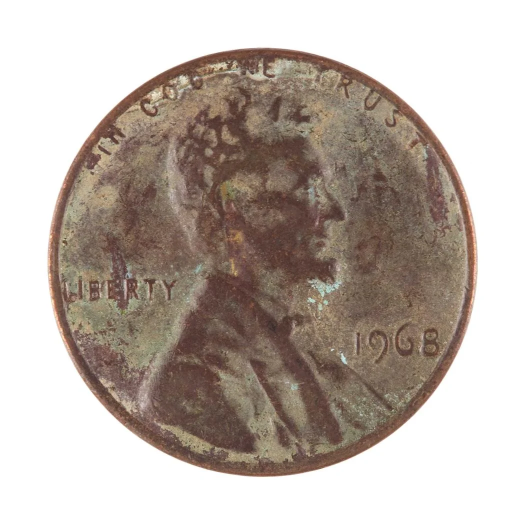
#> input picture films/wall-blacktongue/data/hires/5185.webp, 1050 x 1050 px (shown at 1/2 size)
$ python -i evaluate.py   (imports and definitions only)
#> lines starting #> are read from the running program, lines starting #| are printed output that depends on the picture; after the words box and inside, x2 and y2 are one past the last pixel; in counts of white or black regions, pixels touching at a corner belong together
#> further down, picture is the input picture: PIL image 1050x1050 RGB; mean R, G, B 187.7, 176.5, 168.5
import sys, os, glob, io, numpy as np
from PIL import Image, ImageDraw, ImageFilter, ImageEnhance
sys.path.insert(0, os.path.dirname(__file__))
from feat import candidate_discs, crop64, raw16, chan_norm, finish, ROTS
# [1 line not run here, left out]
# [1 line that did not run here, left out]
# [1 line that did not run here, left out]
# [1 line that did not run here, left out]
# [9 lines not run here, left out]

def variants(im):
    out = {'orig': im}
    b = io.BytesIO(); im.resize((400, 400)).save(b, 'JPEG', quality=25); out['jpeg25_400'] = Image.open(io.BytesIO(b.getvalue())).convert('RGB')
    out['tiny120'] = im.resize((120, 120), Image.BILINEAR)
    sc = Image.new('RGB', (1170, 2532), (18, 18, 20)); d = ImageDraw.Draw(sc)
    d.rectangle((0, 0, 1170, 180), fill=(40, 40, 46)); d.rectangle((60, 1900, 1110, 1990), fill=(90, 60, 200)); d.text((80, 1500), 'CENT #???? 1964', fill=(230, 230, 230))
    sc.paste(im.resize((900, 900)), (100, 400)); out['screenshot_dark'] = sc
#> after `sc.paste(im.resize((900, 900)), (100, 400))`:
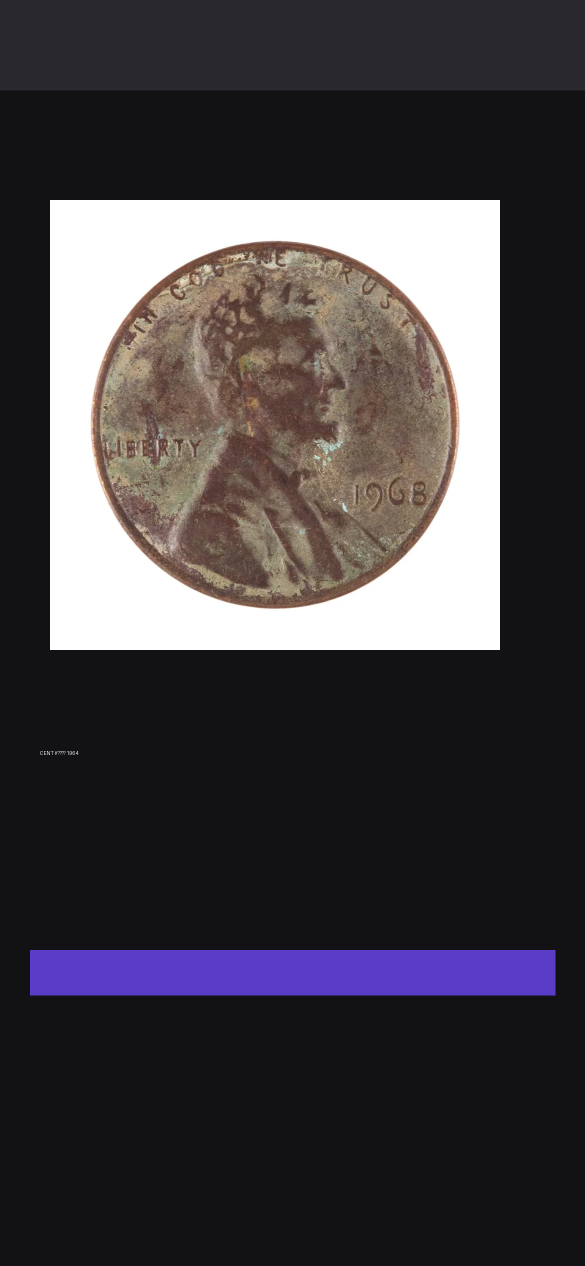
#> sc: PIL image 1170x2532 RGB (shown at 1/2 size); mean R, G, B 68.3, 64.3, 68.3
    sl = Image.new('RGB', (1400, 900), (250, 250, 250)); d = ImageDraw.Draw(sl)
#> after `sl = Image.new('RGB', (1400, 900), (250, 250, 250))`: sl: PIL image 1400x900 RGB; every value is 250
    d.rectangle((0, 0, 1400, 70), fill=(30, 30, 30)); d.rectangle((760, 200, 1340, 260), fill=(220, 220, 225)); d.text((780, 300), 'Lincoln cent 1964', fill=(20, 20, 20))
    sl.paste(im.resize((640, 640)), (60, 150)); out['screenshot_light'] = sl
#> after `sl.paste(im.resize((640, 640)), (60, 150))`:
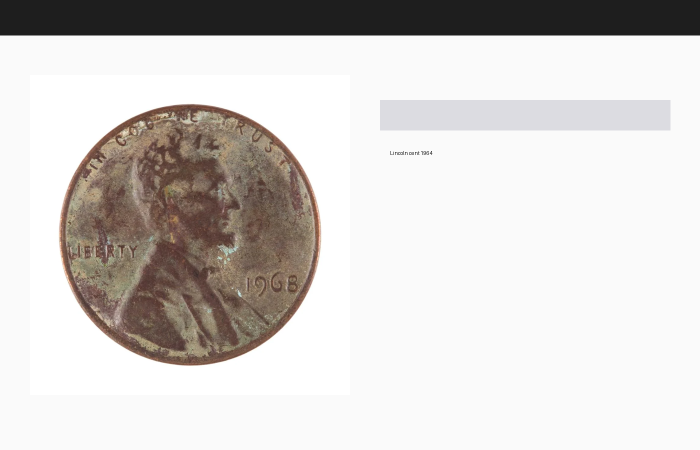
#> sl: PIL image 1400x900 RGB (shown at 1/2 size); mean R, G, B 211.5, 207.9, 205.4
    w, h = im.size; out['tight_crop'] = im.crop((int(w*.16), int(h*.16), int(w*.84), int(h*.84)))
#> after `w, h = im.size`: w = 1050; h = 1050
    out['rot4'] = im.rotate(4, resample=Image.BICUBIC, fillcolor=(255, 255, 255))
    ph = ImageEnhance.Brightness(im).enhance(0.8); ph = ImageEnhance.Color(ph).enhance(1.3)
    r, g, bb = ph.split(); r = r.point(lambda v: min(255, v*1.08)); bb = bb.point(lambda v: v*0.9)
#> after `r, g, bb = ph.split()`:
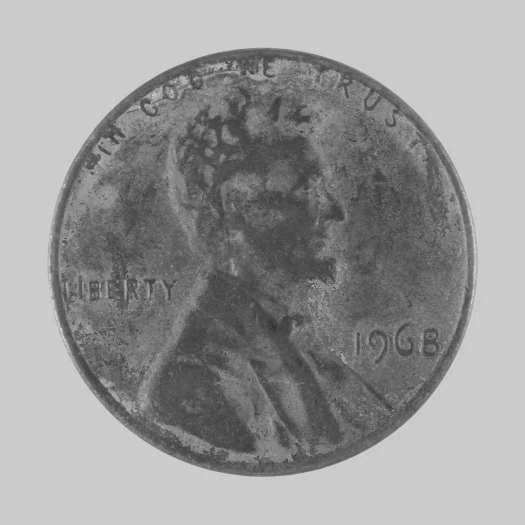
#> r: PIL image 1050x1050 L (shown at 1/2 size); min 40, max 214, mean 151.8
#> after `r, g, bb = ph.split()`:
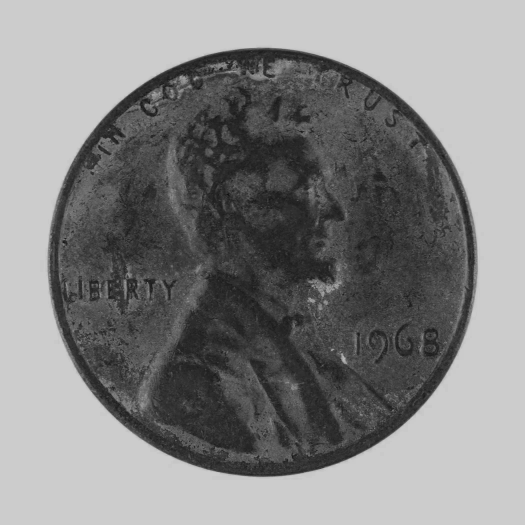
#> bb: PIL image 1050x1050 L (shown at 1/2 size); min 5, max 205, mean 131.8
    ph = Image.merge('RGB', (r, g, bb)).filter(ImageFilter.GaussianBlur(2.5)); out['phone_cast_blur'] = ph
    ph2 = ph.rotate(-3, resample=Image.BICUBIC, fillcolor=(235, 228, 215)); b = io.BytesIO(); ph2.save(b, 'JPEG', quality=40); out['phone_all'] = Image.open(io.BytesIO(b.getvalue())).convert('RGB')
#> after `ph2 = ph.rotate(-3, resample=Image.BICUBIC, fillcolor=(235, 228, 215))`:
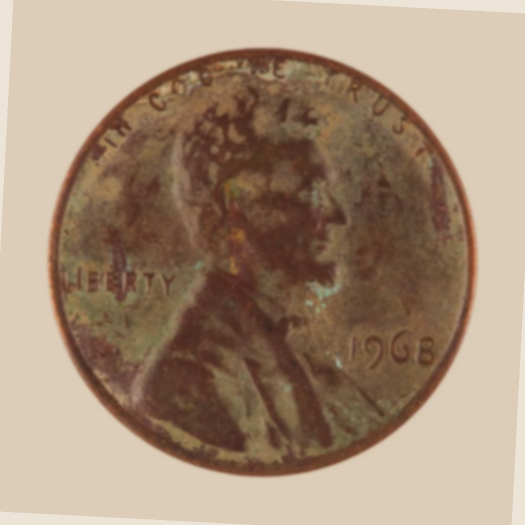
#> ph2: PIL image 1050x1050 RGB (shown at 1/2 size); mean R, G, B 163.9, 140.5, 119.3
    a = np.asarray(im).copy(); m = (a.astype(int).sum(2) > 700); a[m] = 0; out['black_bg'] = Image.fromarray(a)
#> after `m = a.astype(int).sum(2) > 700`:
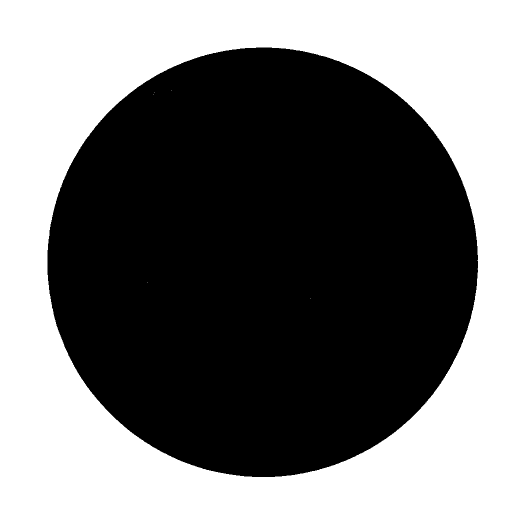
#> m: shape (1050, 1050) bool (shown at 1/2 size); 47.3% white; 6 white regions (5 under 20 px), largest, box (x1, y1, x2, y2) and area: (0, 0, 1050, 1050) 521550
#> after `a[m] = 0`:
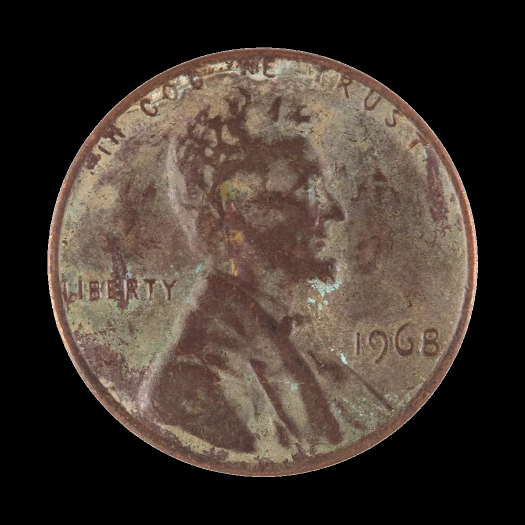
#> a: shape (1050, 1050, 3) (shown at 1/2 size); mean R, G, B 67.1, 55.9, 47.9
    return out

def query(im):
    vs = []
    for disc in candidate_discs(im):
        for rot in ROTS:
            vs.append(finish(chan_norm(raw16(crop64(im, disc, rot))), MEAN))
    Q = proj(np.array(vs, dtype=np.float32))
    S = Q @ IDXP.T                     # (ncand, 10000)
    return S.max(0)                    # best over candidates, per Cent

files = sorted(glob.glob(os.path.join(QDIR, '*.webp')) + glob.glob(os.path.join(QDIR, '*.jpg')), key=lambda f: int(os.path.basename(f).split('.')[0]))
stats = {}
# [17 lines not run here, left out]
N = len(files)
# [4 lines not run here, left out]

>>> from PIL import Image
>>> picture = Image.open('../../films/wall-blacktongue/data/hires/5185.webp')
>>> result = variants(picture)
#> result = 10 items
